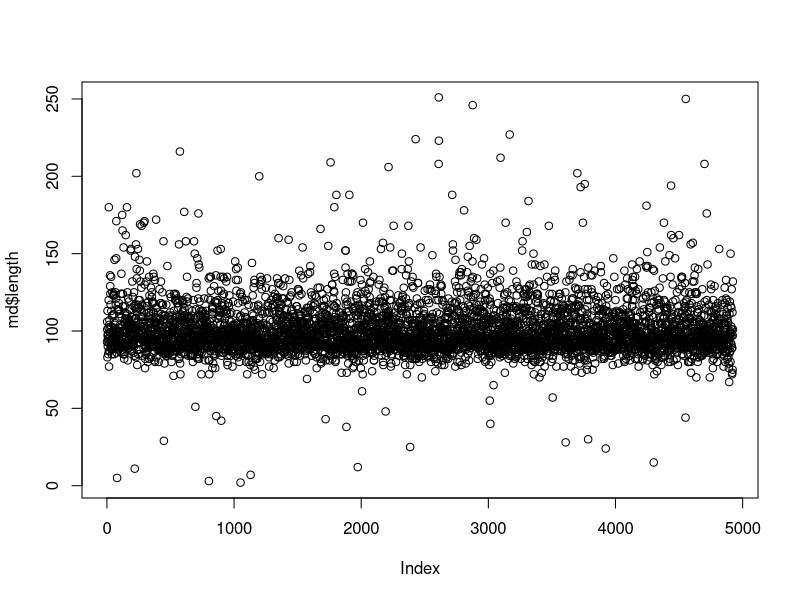
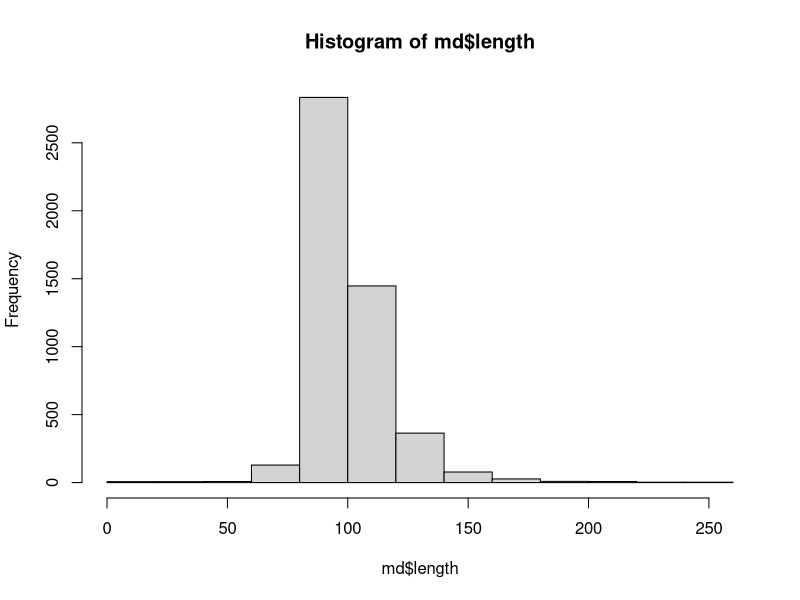
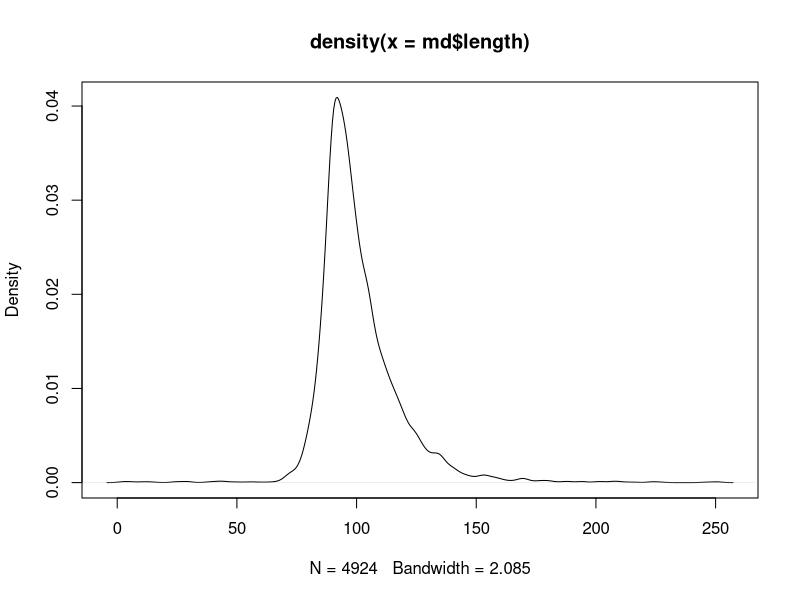
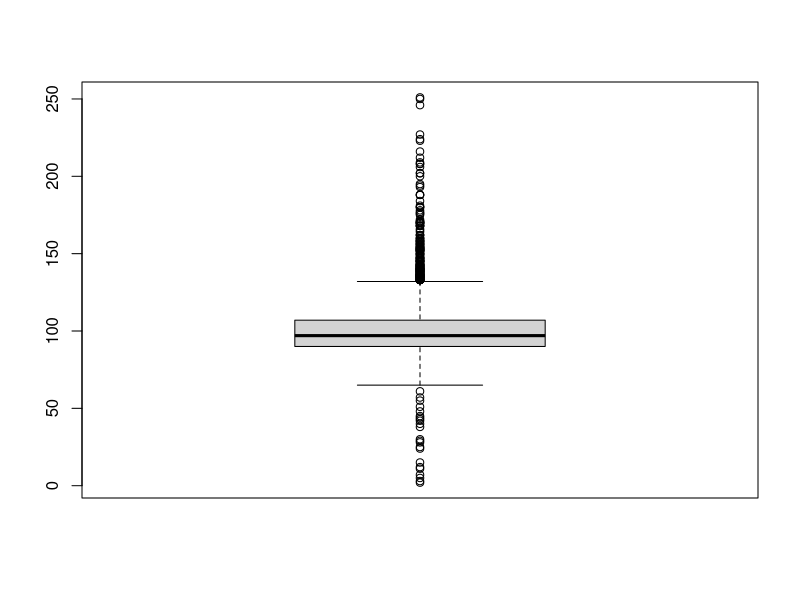
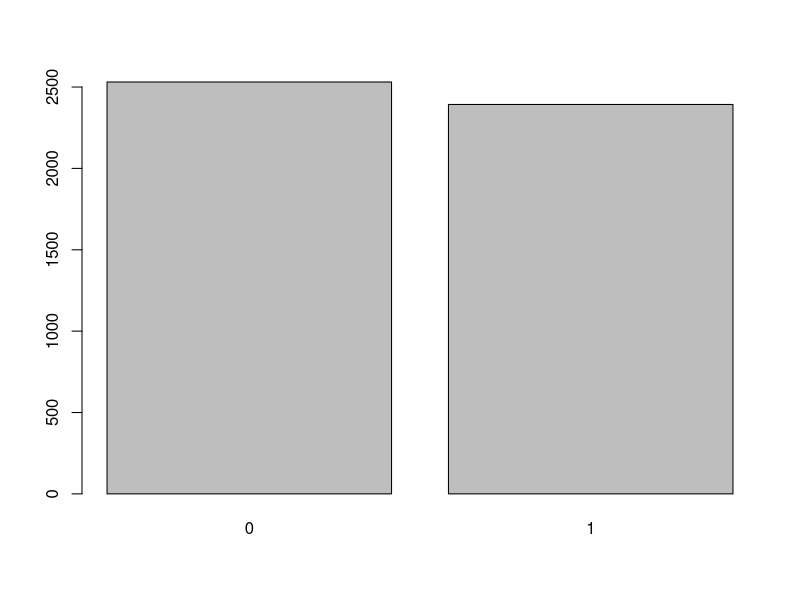
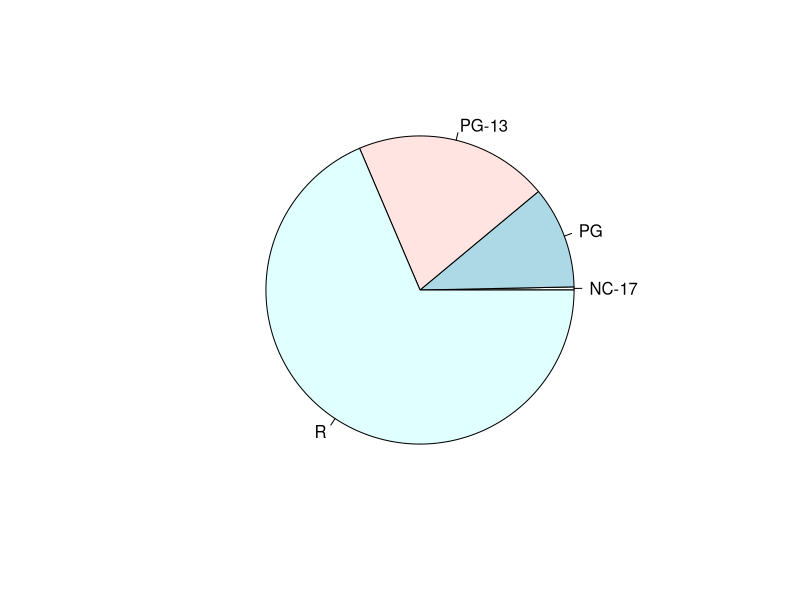
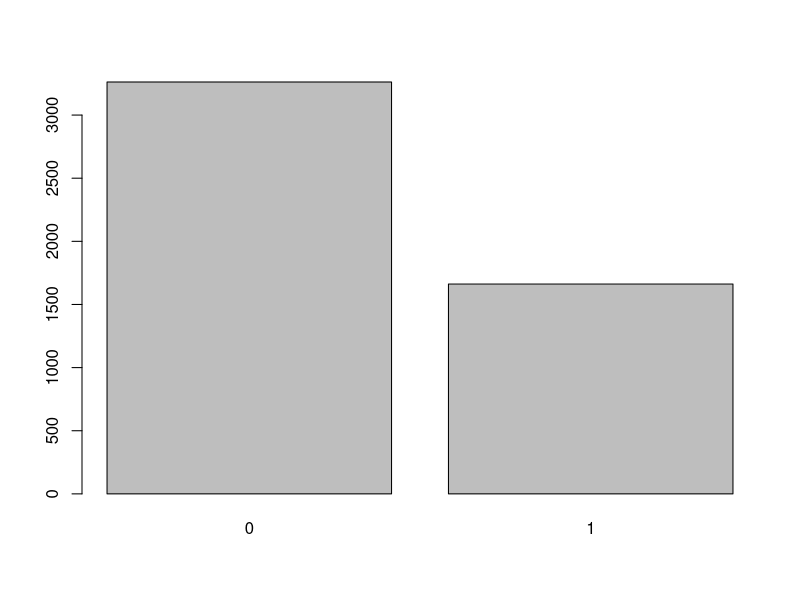
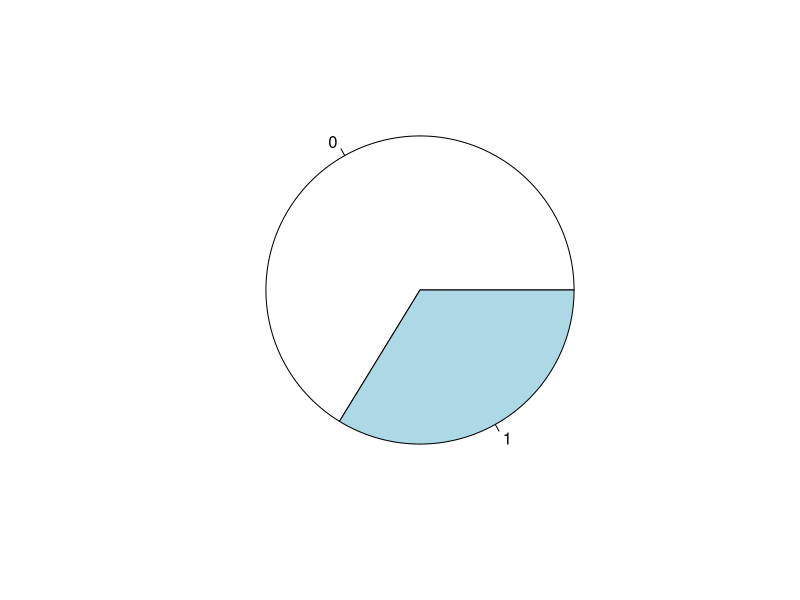

Write the R code that produced these figures, in order.
##############################################################################
#
# DATA VISUALIZATION
#
##############################################################################

# Please download data files "movies.txt" and "players.txt" into a local directory
# then set that directory as the current working directory of R.
# You can achive this using the "setwd" command or by selecting "File -> Change dir..."

# for example:
# setwd("c:\\labs\\data\\")


# To read data from a text file, use the "read.table" command.
# The parameter header=TRUE indicates that the file to be read includes a first line with the column names
md <- read.table(file="movies.txt", sep=",", header=TRUE)

# To get more information on any specific named function, type "?" followed by the function name
?read.table

# Useful functions
head(md) 			# Return the first part of the table.
tail(md)			# Return the last part of the table.
summary(md) 		# 'summary' is a generic function used to producte result summaries of the results of various model fitting functions.
str(md) 			# Compactly display the internal structure of an R object.
names(md) 			# Get column names.


# We will transform binary attributes into nominal variables with a fixed number of possible values (factors)
md$Action <- as.factor(md$Action) 					# Possible values are 0 and 1 (levels: 0 1)
md$Animation <- as.factor(md$Animation)

# The remaining columns will be transformed using the for loop (Alternative way of doing the same thing)
for (i in 20:24)
	md[,i] <- as.factor(md[,i])

#
# Type conversion functions:
#
# as.numeric
# as.integer
# as.character
# as.logical
# as.factor
# as.ordered
#
# values that cannot be converted to the specified type will be converted to a NA value
#

# Binary attributes are now represented as factors
summary(md)

# Accessing data frame elements...
md[30,]
md[30,3]
md[30,"length"]
md[,3]
md$length

# Useful data visualization functions
plot(md$length) 			
hist(md$length) 			# md$length returns a vector containing all the movie lengths.
plot(density(md$length)) 	# Plot estimated PDF.
boxplot(md$length) 			# Make box plot.
barplot(table(md$Drama)) 	# Plot number of dramas against other genres.
pie(table(md$mpaa)) 		# make a pie graph of the Motion Picture Association of America's ratings


###############################################################################
#
# EXAMPLE 1: What is the proportion of comedies to other genres in our data set?
#
###############################################################################

# the table() command gives the frequency of values in the vector
table(md$Comedy)

# the proportion of comedies can be plotted
barplot(table(md$Comedy))
pie(table(md$Comedy))


#  it is important to always label graphs ...
tab <- table(md$Comedy)
names(tab) <- c("Other genres", "Comedies")
tab

sum(tab)

barplot(tab, ylab="Number of titles", main="Proportion of comedies to other genres")
barplot(tab / sum(tab) * 100, ylab="Percentage of titles", main="The proportion of comedies to other genres")

pie(tab, main = "Proportion of comedies to other genres")


###############################################################################
#
# EXAMPLE 2: How are ratings distributed for comedies?
#
###############################################################################

# Plot the rating distribution for comedies
# Select rows representing comedies and select the "rating" column
hist(md[md$Comedy == "1", "rating"], xlab="Rating", ylab="Frequency", main="Histogram of ratings for comedies")

# Box plots provide a visual display of the range and potential skewness of the data
boxplot(md[md$Comedy == "1", "rating"], ylab="Rating", main="Boxplot of ratings for comedies")
# note: [row, column]


# Find quantiles of the comedies' ratings
quantile(md$rating[md$Comedy == 1])
# note: select rating column from rows where Comedy == 1

###############################################################################
# 
# EXAMPLE 3: Are comedies on average better rated than non-comedies?
#
###############################################################################

# Select comedies
comedy <- md$Comedy == "1"

# Calculate the mean rating value for comedies and non-comedies
mean(md[comedy,"rating"]) 		# Compute mean of ratings of comedies.
mean(md[!comedy,"rating"]) 		# Compute mean of ratings of non-comedies.

# Comedies have, on average, higher ratings than non-comedies

# Side-by-side boxplots of ratings grouped by values of the attribute "Comedy" 
boxplot(rating ~ Comedy, data=md)
boxplot(rating ~ Comedy, data=md, names=c("Other genres", "Comedies"), ylab="Rating", main="Comparison of ratings between comedies and non-comedies")


###############################################################################
#
# EXAMPLE 4: What is the proportion of comedies (per year) from 1990 onwards?
#
###############################################################################


# Selection mask (year greater or equal to 1990)
sel <- md$year >= 1990

# the table() command can be used to get a two-way contigency table 
table(md$Comedy[sel], md$year[sel]) # MARK

# Make a vector of years column where year is greater or equal to 1990.
table(md$year[sel])

tabcomedy <- table(md$Comedy[sel], md$year[sel])
tabyear <- table(md$year[sel]) # Mark
tabcomedy[2,]/tabyear

ratio <- tabcomedy[2,]/tabyear
barplot(ratio, xlab="Year", ylab="Relative frequency", main="Proportion of comedies")

plot(x=names(ratio), y=as.vector(ratio), type="l", xlab="Year", ylab="Relative frequency", main="Proportion of comedies, 1990-2005")


###############################################################################
# 
# EXAMPLE 5: Are there more movies above or below the average rating?
#
###############################################################################

# the average rating
mean(md$rating)

# how many movies are above the average rating?
tab <- table(md$rating > mean(md$rating))
tab

names(tab) <- c("below", "above")
barplot(tab, ylab="Number of titles", main="Proportion of movies above and below the average rating")
pie(tab, main="Proportion of movies above and below the average rating")


# Box plots provide a summarization of the variable distribution
boxplot(md$rating, ylab="Rating", main="Boxplot of movie ratings")

# The horizontal line inside the box represents the median rating value

# Let's plot the mean value...
abline(h=mean(md$rating))

# The mean differs from the median so the distribution is skewed.
# We can conclude that there are more cases above the mean value. 


###############################################################################
#
# EXAMPLE 6: Do movies with bigger budgets get higher ratings?
#
###############################################################################

# there are missing values in the budget attribute
summary(md$budget)

is.na(md$budget)
table(is.na(md$budget))
which(is.na(md$budget))

# select complete observations only
sel <- is.na(md$budget)
mdsub <- md[!sel,]

nrow(mdsub) 			# Number of movies with specified budgets (number of rows in data frame)
summary(mdsub$budget)


plot(mdsub$budget, mdsub$rating, xlab="Budget in $", ylab="Rating", main="Movie rating vs budget")

# Plotted points are mostly located in the upper left part of the diagram, 
# which means that a higher budget usually leads to a higher rating
 
# Utilization of the budget in terms of rating  
ratio <- mdsub$budget/mdsub$rating
hist(ratio)

# Which movie has the worst budget utilization?
mdsub[which.max(ratio),]

 
# Let's discretize these budgets to:
# low (less than 1M), mid (between 1M and 50M) and big (more than 50M)
# Return a vector of labels for each movie.
disbudget <- cut(mdsub$budget, c(0, 1000000, 50000000, 500000000), labels=c("low", "mid", "big"))
barplot(table(disbudget)/length(disbudget), xlab="Budget", ylab="Relative frequency", main="Proportion of movies vs budget")

# Side-by-side boxplots of ratings grouped by budget values
boxplot(mdsub$rating ~ disbudget, xlab="Budget", ylab="Rating", main="Boxplot of movie rating vs budget")


###############################################################################
#
# EXAMPLE 7: 
# What is the cumulative movie budget for each year from 1990 to 2000?
# What is the average movie budget for each year from 1990 to 2000?
# (consider only those movies for which information on the budget is available!)
#
###############################################################################

# Select the movies that contain information on their budgets
sel <- !is.na(md$budget) & md$year >= 1990 & md$year <= 2000

# We can calculate cumulative budget for each year using the "aggregate" function

# Data overflow problem!
aggregate(budget ~ year, data = md[sel,], sum)

# The budget values are represented as integers
typeof(md$budget)

# In order to avoid the overflow problem we have to convert 
# the budget values into a double-precision representation (using the as.double() command)
aggregate(as.double(budget) ~ year, data = md[sel,], sum)

sum.budget <- aggregate(as.double(budget) ~ year, data = md[sel,], sum) 
plot(sum.budget, type="l", xlab="Year", ylab="Cumulative budget in $", main="Cumulative movie budget per year")

avg.budget <- aggregate(as.double(budget) ~ year, data = md[sel,], mean)
plot(avg.budget, type="l", xlab="Year", ylab="Average budget in $", main="Average movie budget per year")


##############################################################################
#
# EXAMPLE 8: (players dataset)
# What is the average height for each season in the period from 1970 to 2000?
#
##############################################################################

# Load the Players dataset
players <- read.table("players.txt", sep=",", header = T)
summary(players)

# Create an empty vector
h <- vector()

# Use a for loop to go through each year in the period from 1970 to 2000
for (y in 1970:2000)
{
	# Select active players in that year
	sel <- players$firstseason <= y & players$lastseason >= y
	
	# Append the resulting vector with the mean height for the current year
	h <- c(h, mean(players$height[sel]))
}

# plot the resulting vector (use type="l" for lines)
plot(1970:2000, h, type="l", xlab="Year", ylab="Height in cm", main="Average height in NBA")